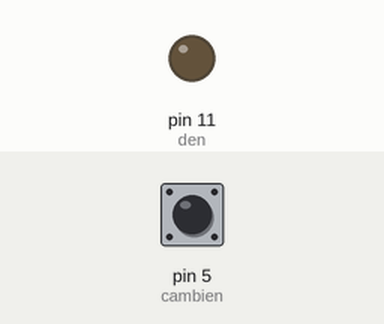
A sketch run on a simulated Arduino Uno, built with avr-gcc and run on an emulated ATmega328P. Shown: output pins drawn as LEDs (lit = HIGH). Dashed ring = blinking. The inputs (shaded band) are chosen by the test bench; at power-on: pin 5 (cambien) LOW. What the sketch prints to the serial monitor is not drawn.

Above: at 1.2 s.
1.3 s: pin 5 (cambien) driven HIGH
At 1.9 s:
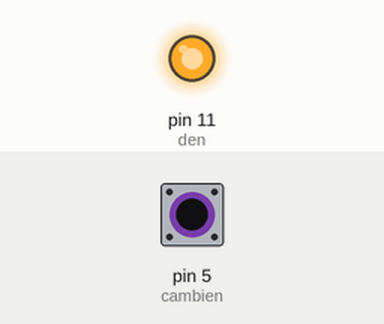
2.8 s: pin 5 (cambien) driven LOW
At 3.9 s:
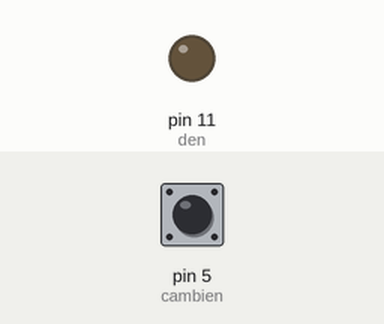
5.8 s: pin 5 (cambien) pulsed HIGH 2 times (0.12 s each, 0.3 s apart)
At 6.18 s:
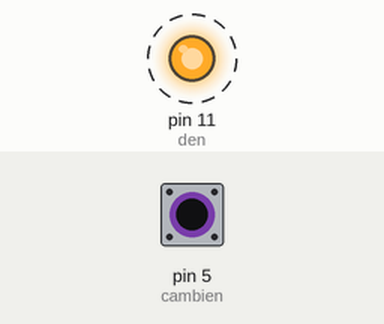
9.4 s: pin 5 (cambien) pulsed HIGH 2 times (0.12 s each, 0.3 s apart)
At 10.5 s:
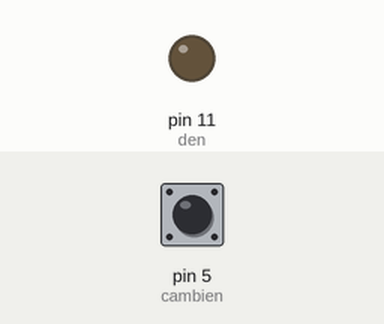
Timing chart, 0 to 12.4 s (numbered marks = the images above; inputs shaded):
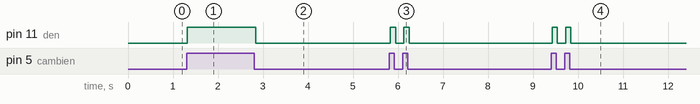

Measured:
- after the input at 1.3 s, pin 11 (den): LOW → HIGH at once
- after the input at 2.8 s, pin 11 (den): HIGH → LOW at once
- after the input at 5.8 s, pin 11 (den): alternates HIGH for 0.12 s and LOW for 0.18 s, 4 changes in all, then stays LOW, starting at once
- after the input at 9.4 s, pin 11 (den): alternates HIGH for 0.12 s and LOW for 0.18 s, 4 changes in all, then stays LOW, starting at once

The sketch:

test2.ino
```cpp
 int cambien = 5; //Chân cảm biến nối chân số 5 Arduino
int giatri;

int den = 11; //Đèn nối vào chân số 11 Arduino

void setup()
{
  Serial.begin(9600);

  pinMode(cambien, INPUT);

  pinMode(den,OUTPUT);
  digitalWrite(den,LOW); //Đèn mặc định là tắt

}

void loop()
{
  giatri = digitalRead(cambien); //Đọc giá trị digital từ cảm biến và gán vào biến giatri

  if (giatri == 1) //Nếu giá trị đọc từ cảm biến là 1
  {
    Serial.print("Có người ");
    digitalWrite(den,HIGH); //Đèn bật
  }
  else
  {
    Serial.print("Không có người");
    digitalWrite(den,LOW); //Đèn tắt
  }

  Serial.print("     Giá trị cảm biến là: ");
  Serial.println(giatri);
  Serial.println("  ");
  //delay(200);

}
```
